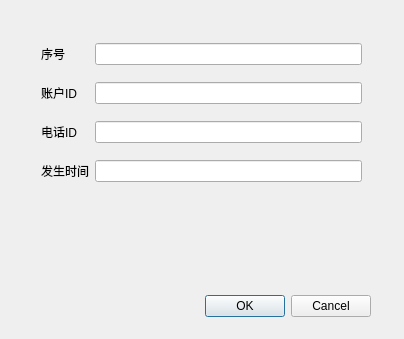
<?xml version="1.0" encoding="UTF-8"?>
<ui version="4.0">
 <class>Dialog</class>
 <widget class="QDialog" name="Dialog">
  <property name="geometry">
   <rect>
    <x>0</x>
    <y>0</y>
    <width>404</width>
    <height>339</height>
   </rect>
  </property>
  <property name="windowTitle">
   <string>Dialog</string>
  </property>
  <widget class="QDialogButtonBox" name="buttonBox">
   <property name="geometry">
    <rect>
     <x>30</x>
     <y>290</y>
     <width>341</width>
     <height>32</height>
    </rect>
   </property>
   <property name="orientation">
    <enum>Qt::Horizontal</enum>
   </property>
   <property name="standardButtons">
    <set>QDialogButtonBox::Cancel|QDialogButtonBox::Ok</set>
   </property>
  </widget>
  <widget class="QWidget" name="layoutWidget">
   <property name="geometry">
    <rect>
     <x>41</x>
     <y>32</y>
     <width>321</width>
     <height>161</height>
    </rect>
   </property>
   <layout class="QGridLayout" name="gridLayout">
    <property name="topMargin">
     <number>0</number>
    </property>
    <property name="spacing">
     <number>6</number>
    </property>
    <item row="0" column="0">
     <widget class="QLabel" name="label_5">
      <property name="text">
       <string>序号</string>
      </property>
     </widget>
    </item>
    <item row="0" column="1">
     <widget class="QLineEdit" name="SequencelineEdit"/>
    </item>
    <item row="1" column="0">
     <widget class="QLabel" name="label_2">
      <property name="text">
       <string>账户ID</string>
      </property>
     </widget>
    </item>
    <item row="1" column="1">
     <widget class="QLineEdit" name="AccountIDlineEdit"/>
    </item>
    <item row="2" column="0">
     <widget class="QLabel" name="label_4">
      <property name="text">
       <string>电话ID</string>
      </property>
     </widget>
    </item>
    <item row="2" column="1">
     <widget class="QLineEdit" name="PhoneIDlineEdit">
      <property name="text">
       <string/>
      </property>
     </widget>
    </item>
    <item row="3" column="0">
     <widget class="QLabel" name="label_3">
      <property name="text">
       <string>发生时间</string>
      </property>
     </widget>
    </item>
    <item row="3" column="1">
     <widget class="QLineEdit" name="OccurredTimelineEdit"/>
    </item>
   </layout>
  </widget>
 </widget>
 <resources/>
 <connections>
  <connection>
   <sender>buttonBox</sender>
   <signal>accepted()</signal>
   <receiver>Dialog</receiver>
   <slot>accept()</slot>
   <hints>
    <hint type="sourcelabel">
     <x>248</x>
     <y>254</y>
    </hint>
    <hint type="destinationlabel">
     <x>157</x>
     <y>274</y>
    </hint>
   </hints>
  </connection>
  <connection>
   <sender>buttonBox</sender>
   <signal>rejected()</signal>
   <receiver>Dialog</receiver>
   <slot>reject()</slot>
   <hints>
    <hint type="sourcelabel">
     <x>316</x>
     <y>260</y>
    </hint>
    <hint type="destinationlabel">
     <x>286</x>
     <y>274</y>
    </hint>
   </hints>
  </connection>
 </connections>
</ui>
